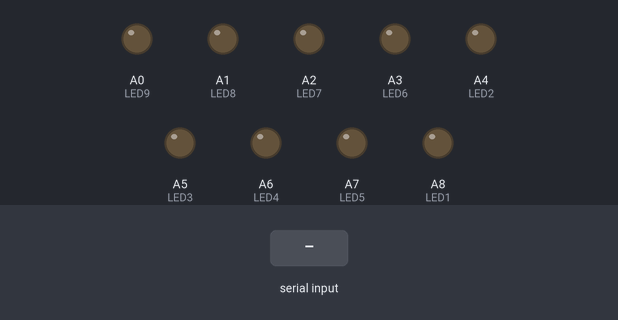
A sketch run on a simulated Arduino Mega 2560, built with avr-gcc and run on an emulated ATmega2560. Parts: output pins drawn as LEDs (lit = HIGH). The inputs (shaded band) are chosen by the test bench.

Above: at 1.2 s.
1.3 s: "1" received over the second serial link
At 2.3 s:
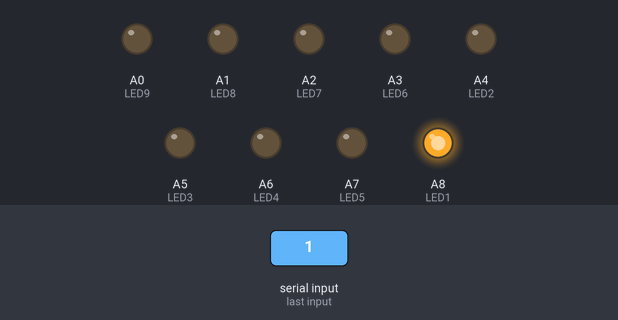
2.8 s: "2" received over the second serial link
At 3.4 s:
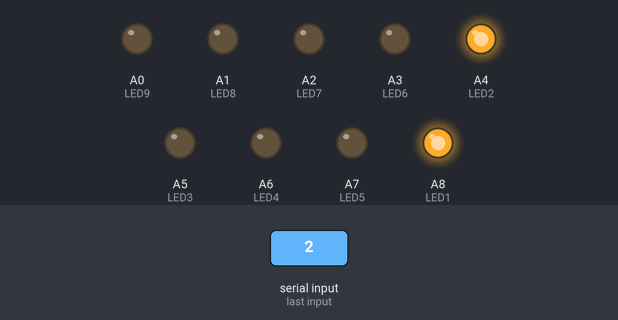
4.3 s: "3" received over the second serial link
At 5.5 s:
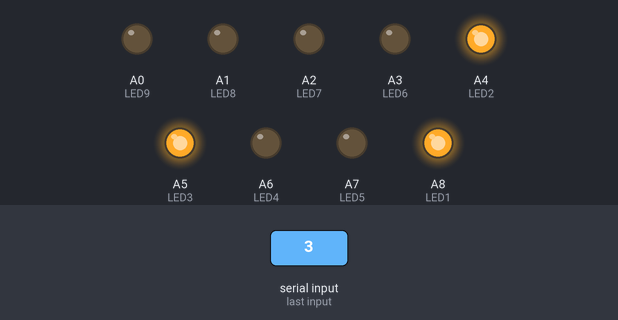
5.8 s: "4" received over the second serial link
At 6.9 s:
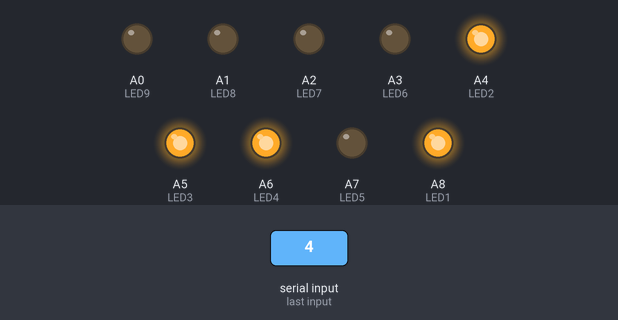
7.3 s: "5" received over the second serial link
At 8.0 s:
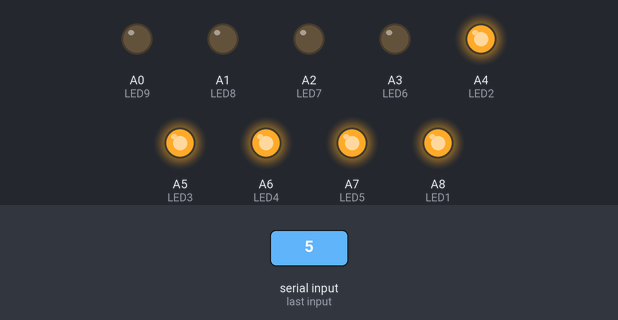
8.8 s: "6" received over the second serial link
At 9.2 s:
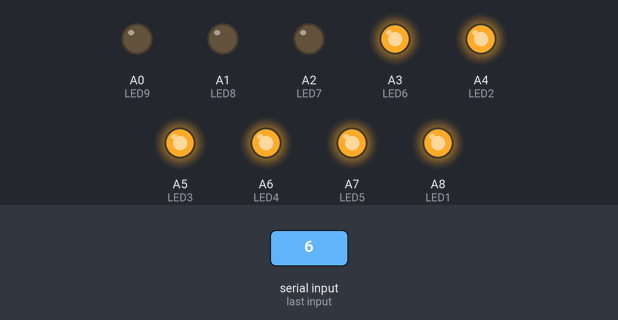
Timing chart, 0 to 11.3 s (numbered marks = the images above; inputs shaded):
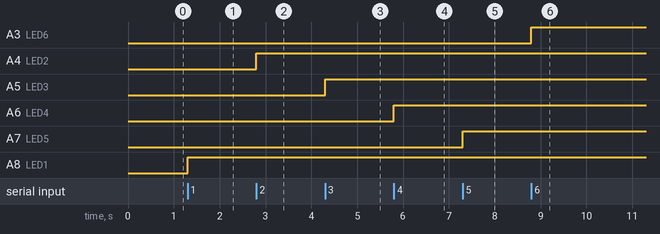

The sketch:

Q3.ino
```cpp
const byte LED1 = A8;
const byte LED2 = A4;
const byte LED3 = A5;
const byte LED4 = A6;
const byte LED5 = A7;
const byte LED6 = A3;
const byte LED7 = A2;
const byte LED8 = A1;
const byte LED9 = A0;

byte receivedByte;


void setup() {
  // put your setup code here, to run once:
  Serial2.begin(9600);

  pinMode(LED1, OUTPUT);
  pinMode(LED2, OUTPUT);
  pinMode(LED3, OUTPUT);
  pinMode(LED4, OUTPUT);
  pinMode(LED5, OUTPUT);
  pinMode(LED6, OUTPUT);
  pinMode(LED7, OUTPUT);
  pinMode(LED8, OUTPUT);
  pinMode(LED9, OUTPUT);

}

void loop() {
  // put your main code here, to run repeatedly:
  if (Serial2.available() > 0){
    receivedByte = Serial2.read();

    switch (receivedByte) {
      case '1':
        digitalWrite(LED1, HIGH);
        break;

      case '2':
        digitalWrite(LED2, HIGH);
        break;

      case '3':
        digitalWrite(LED3, HIGH);
        break;

      case '4':
        digitalWrite(LED4, HIGH);
        break;

      case '5':
        digitalWrite(LED5, HIGH);
        break;

      case '6':
        digitalWrite(LED6, HIGH);
        break;

      case '7':
        digitalWrite(LED7, HIGH);
        break;

      case '8':
        digitalWrite(LED8, HIGH);
        break;

      case '9':
        digitalWrite(LED9, HIGH);
        break;

      case 'C':
        digitalWrite(LED1, LOW);
        digitalWrite(LED2, LOW);
        digitalWrite(LED3, LOW);
        digitalWrite(LED4, LOW);
        digitalWrite(LED5, LOW);
        digitalWrite(LED6, LOW);
        digitalWrite(LED7, LOW);
        digitalWrite(LED8, LOW);
        digitalWrite(LED9, LOW);
        break;
    }
  }

}
```

Measured:
- after the input at 1.3 s, A8 (LED1): LOW → HIGH at once
- after the input at 2.8 s, A4 (LED2): LOW → HIGH at once
- after the input at 4.3 s, A5 (LED3): LOW → HIGH at once
- after the input at 5.8 s, A6 (LED4): LOW → HIGH at once
- after the input at 7.3 s, A7 (LED5): LOW → HIGH at once
- after the input at 8.8 s, A3 (LED6): LOW → HIGH at once
